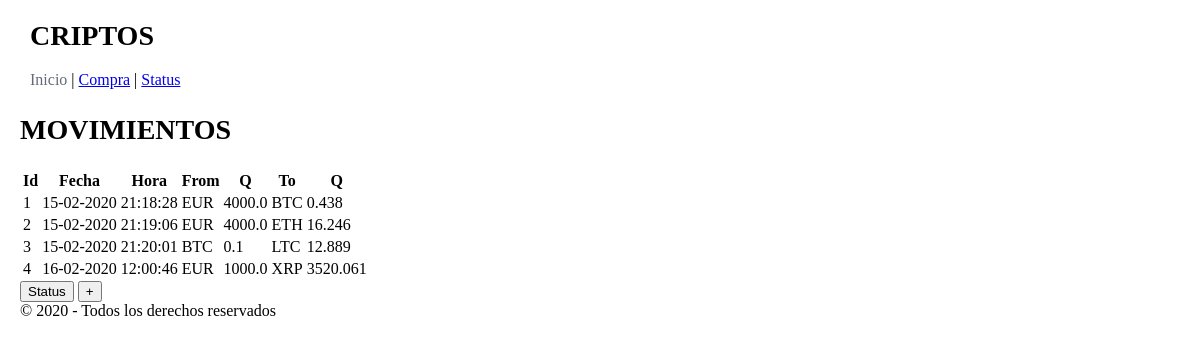
The page / on the database its author committed.
### tables this page shows
CREATE TABLE "Movements" (
	`id`	INTEGER,
	`date`	TEXT,
	`time`	TEXT,
	`from_currency`	INTEGER,
	`from_quantity`	REAL,
	`to_currency`	INTEGER,
	`to_quantity`	REAL,
	PRIMARY KEY(`id`),
	FOREIGN KEY(`to_currency`) REFERENCES `Criptos`,
	FOREIGN KEY(`from_currency`) REFERENCES `Criptos`
);

CREATE TABLE "Criptos" (
	`id`	INTEGER,
	`symbol`	TEXT,
	`name`	TEXT,
	PRIMARY KEY(`id`)
);

### criptos/routes.py (the view)
@app.route("/")
def index():
    registros = todosMovDB()
    return render_template("index.html", registros=registros, route="index")

### criptos/routes.py (called while the page is built)
def todosMovDB():
    conn = sqlite3.connect(BASE_DATOS)
    cursor = conn.cursor()
    consulta = '''SELECT Movements.id, Movements.date, Movements.time,
                CriptosFrom.symbol, Movements.from_quantity, CriptosTo.symbol, Movements.to_quantity FROM Movements
                INNER JOIN Criptos as CriptosFrom ON Movements.from_currency = CriptosFrom.id
                INNER JOIN Criptos as CriptosTo ON Movements.to_currency = CriptosTo.id;'''
    rows = cursor.execute(consulta)
    filas = []
    for row in rows:
        filas.append(row)
    conn.close()
    return filas

### criptos/templates/index.html (shortened to what this page needs)
{% extends "base.html" %}
{% block content %}
    <h1>MOVIMIENTOS</h1>
        <table class="u-full-width">
            <tr>
                <th>Id</th>
                <th>Fecha</th>
                <th>Hora</th>
                <th>From</th>
                <th>Q</th>
                <th>To</th>
                <th>Q</th>
            </tr>
            {% for mov in registros %}
            <tr>
                <td>{{mov[0]}}</td>
                <td>{{mov[1]}}</td>
                <td>{{mov[2]}}</td>
                <td>{{mov[3]}}</td>
                <td>{{mov[4]}}</td>
                <td>{{mov[5]}}</td>
                <td>{{mov[6]}}</td>
            </tr>
            {% endfor %}
        </table>
        <a href="/status"><input type="button" value="Status"></a>
        <a href="/purchase"><input type="button" value="+"></a>
{% endblock %}

### criptos/templates/base.html (shortened to what this page needs)
<html lang="en">
<head>
    <link rel="stylesheet" href="//cdnjs.cloudflare.com/ajax/libs/normalize/5.0.0/normalize.css">
    <link rel="stylesheet" href="//cdnjs.cloudflare.com/ajax/libs/milligram/1.3.0/milligram.css">
    <link rel="stylesheet" href="/static/css/base.css">
</head>
<body>
    <header>
        <h1>CRIPTOS</h1>
        <div id="menu">
            {% if 'index' != route %}
            <a href="/">Inicio</a> |
            {% else%}
            <a class="disable">Inicio</a> |
            {% endif %}
            {% if 'purchase' != route %}
            <a href="/purchase">Compra</a>  |
            {% else%}
            <a class="disable">Compra</a>  |
            {% endif %}
            {% if 'status' != route %}
            <a href="/status">Status</a>
            {% else%}
            <a class="disable">Status</a> |
            {% endif %}
        </div>
    </header>
    <section>
        {% block content %}{% endblock %}
    </section>
    <footer>&copy 2020 - Todos los derechos reservados</footer>
</body>
</html>

### criptos/static/css/base.css (style rules this page uses)
body { margin: 20px; }
header { margin-left: 10px; }
h1 { font-size: 28px; }
#menu { margin-bottom: 25px; }
#menu .disable { color: #606c76; }

### rows shown on the page
Movements: id "1", date "15-02-2020", time "21:18:28", symbol "EUR", from_quantity "4000.0", symbol "BTC", to_quantity "0.438"
Movements: id "2", date "15-02-2020", time "21:19:06", symbol "EUR", from_quantity "4000.0", symbol "ETH", to_quantity "16.246"
Movements: id "3", date "15-02-2020", time "21:20:01", symbol "BTC", from_quantity "0.1", symbol "LTC", to_quantity "12.889"
Movements: id "4", date "16-02-2020", time "12:00:46", symbol "EUR", from_quantity "1000.0", symbol "XRP", to_quantity "3520.061"
